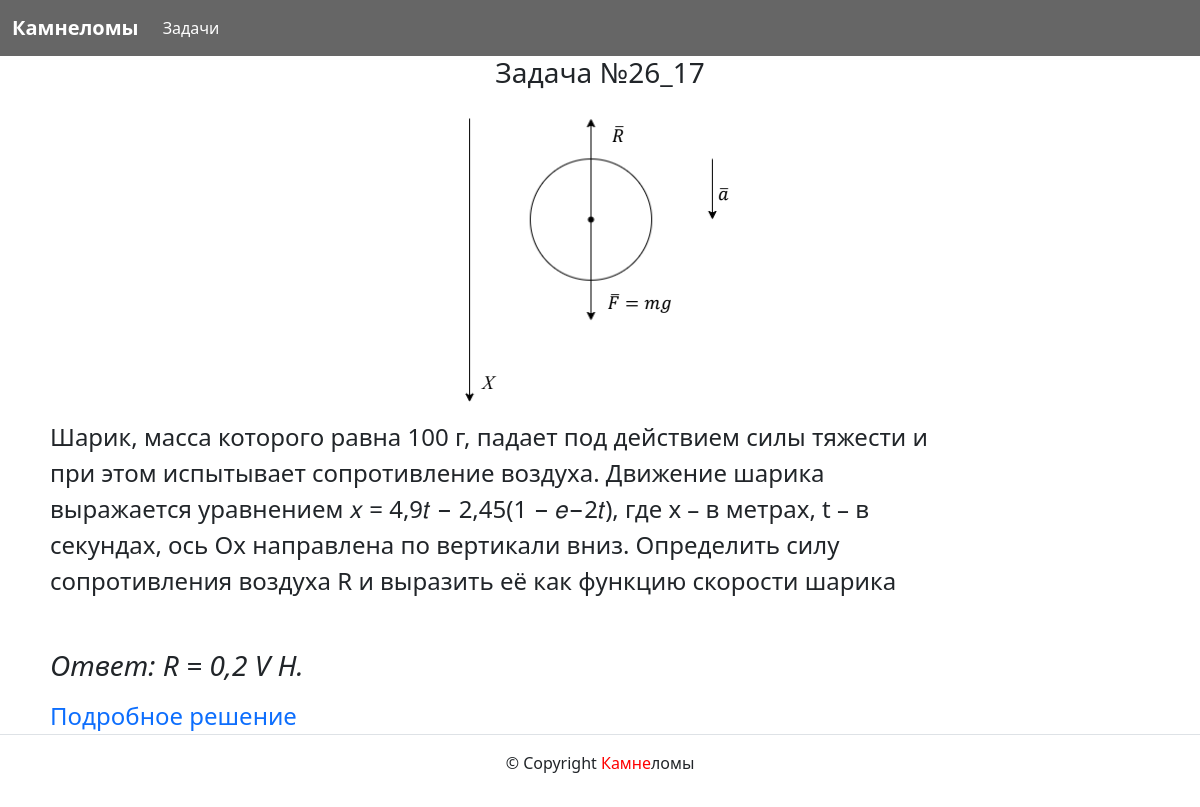
Page /task/26_17/ on the committed database.
### task/models.py (models this page shows)
class Task(models.Model):
    slug = models.SlugField(unique=True)
    answer = models.TextField()
    image = models.ImageField(
        'Картинка',
        upload_to='task/',
        blank=True
    )
    class Meta:
        default_related_name = 'task'

### task/views.py (the view)
# urls.py: path('task/<slug:slug>/', views.task_detail, name='task_detail'),
def task_detail(request, slug):
    task = get_object_or_404(Task, slug=slug)
    templates = {
        '2_43_2': 'task/2_43_2.html',
        '2_43_3': 'task/2_43_3.html',
        '2_43_4': 'task/2_43_4.html',
        '26_17': 'task/26_17.html',
        '26_18': 'task/26_18.html',
        '26_19': 'task/26_19.html',
        '26_20': 'task/26_20.html',
    }
    context = {
        'task': task,
    }
    return render(request, templates[slug], context)

### templates/task/26_17.html (shortened to what this page needs)
{% extends 'base.html' %}
{% load thumbnail %}
{% block content %}
<main>
  <h3>
  <p class="text-center">Задача №{{task.slug}}</p></h3>
  {% thumbnail task.image "826x734" crop="center" upscale=False as im %}
  <img class="rounded mx-auto d-block" src="{{ im.url }}" alt="Responsive image" >
  {% endthumbnail %}
  <article class="col-12 col-md-9" style="margin-left:50px;">
    <p class="fw-weight-bold fs-4">
      {{ task.answer }}
    </p>
  </article>
  {% include 'includes/comment_26_17.html' %}
  <div style="margin-left:50px;">
  <a
    href="https://drive.google.com/file/d/130kkxiSq1C3j2wdTap7FRbE4P3pUIPqB/view?usp=sharing" download="Zadacha_21_17.pdf" target="_blank" class="fs-4 link-offset-5 link-underline link-underline-opacity-0">Подробное решение</a>
</div>
</main>
{% endblock content %}

### rows in the picture
Task: slug "26_17", answer "Шарик, масса которого равна 100 г, падает под действием силы тяжести и при этом испытывает сопротивление воздуха. Движение шарика выражается уравнением 𝑥 = 4,9𝑡 − 2,45(1 − 𝑒−2𝑡), где x – в метрах, t – в секундах, ось Ox направлена по вертикали вниз. Определить силу сопротивления воздуха R и выразить её как функцию скорости шарика"
